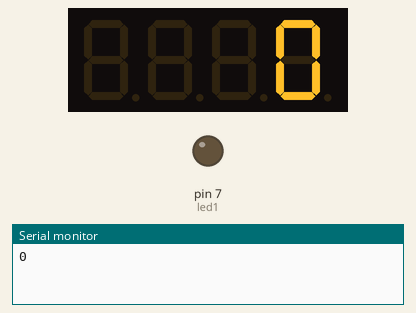
Recording of a sketch running on a simulated Arduino Uno, built with avr-gcc and run on an emulated ATmega328P. Shown: 4-digit seven-segment display, output pins drawn as LEDs (lit = HIGH), the last lines printed to the serial monitor.

Above: at 0.75 s.
At 5.75 s:
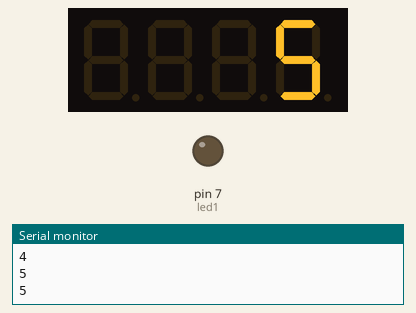
At 10.6 s:
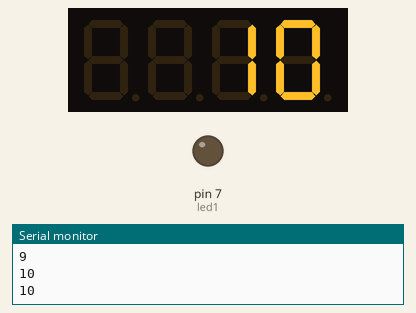
At 20.25 s:
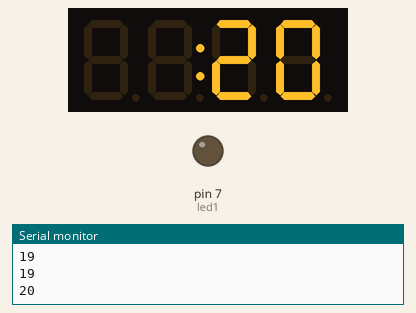
At 30.1 s:
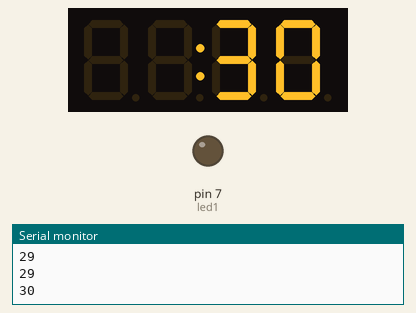
At 39.75 s:
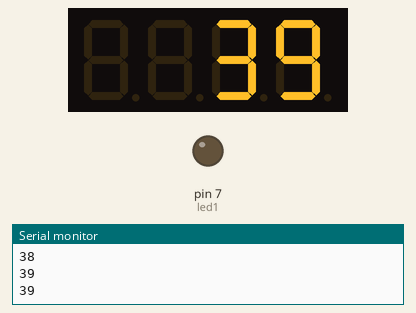

Measured:
- what the display in image 0 shows lasts 0.5 s, from 0.5 s to 1.0 s

The sketch:

Clock2.0.ino
```cpp
#define CLK 3
#define DIO 2
#define but1 4
#define but2 5
#define but3 6
#define led1 7
#define buz 8

#include "GyverTM1637.h"
GyverTM1637 disp(CLK, DIO);

long previousMillis = 0;
long previousMillis1 = 0;
long interval = 1000;
int a;
boolean flag = 1;
long b;

void setup() {
  Serial.begin(9600);
  disp.clear();
  disp.brightness(7);  // яркость, 0 - 7 (минимум - максимум)
  pinMode(but1, INPUT_PULLUP);
  pinMode(but2, INPUT_PULLUP);
  pinMode(but3, INPUT_PULLUP);
  pinMode(led1, OUTPUT);
}

void loop() {
  /*if(millis() - previousMillis > interval) {
    previousMillis = millis();
    a++;
    }*/
  if (millis() % 500 == 0) {

    b++;
    if (flag == 0) {
      flag = 1;
    }
    else if (flag == 1) {
      flag = 0;
    }
    if (b % 2 == 0) {
      a++;
    }
    disp.point(flag);
    disp.displayInt(a);
    Serial.println(a);
    //previousMillis1 = millis();
  }

}
```
